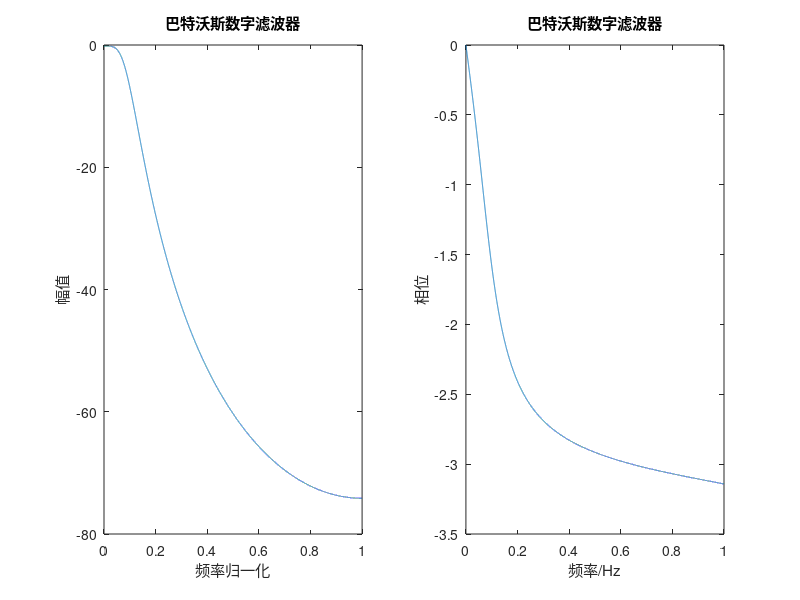

Write the MATLAB code that produced this figure. (Note: this script raises an error after producing the figure.)
%清理
clc;clf;
%冲击响应不变法设计巴特沃斯数字低通滤波器
Fs=20000;
%设置通带和阻带截止频率
fp=1000;
fs=4000;
Wp=2*pi*fp;
Ws=2*pi*fs;
%设置通带最大衰减和阻带最小衰减
Ap=3;
As=15;
%调用buttord函数
[n,Wn]=buttord(Wp,Ws,Ap,As,'s');
%设计滤波器
[B,A]=butter(n,Wn,'s');
%指定一段频率值
W=linspace(0,pi,20000);
%调用冲激响应不变法
[bz,az]=impinvar(B,A,Fs);
%返回频率响应
Hz=freqz(bz,az,W);
%draw
subplot(121);plot(W/pi,20*log(abs(Hz)));  %绘制巴特沃斯数字低通滤波器的幅频特性曲线
xlabel('频率归一化');ylabel('幅值');title('巴特沃斯数字滤波器');
subplot(122);plot(W/pi,angle(Hz));  %绘制巴特沃斯数字低通滤波器的幅频特性曲线
xlabel('频率/Hz');ylabel('相位');title('巴特沃斯数字滤波器');
wp=2*pi*1000; 
ws=2*pi*4000; 
rp=3;
rs=15;
fs=20000;
[n,wn]=buttord(wp,ws,rp,rs,'s')
[z,p,k]=buttap(n)
[b,a]=zp2tf(z,p,k);
[bt,at]=lp2lp(b,a,wp)
[bz,az]=impinvar(bt,at,fs)
freqz(bz,az)